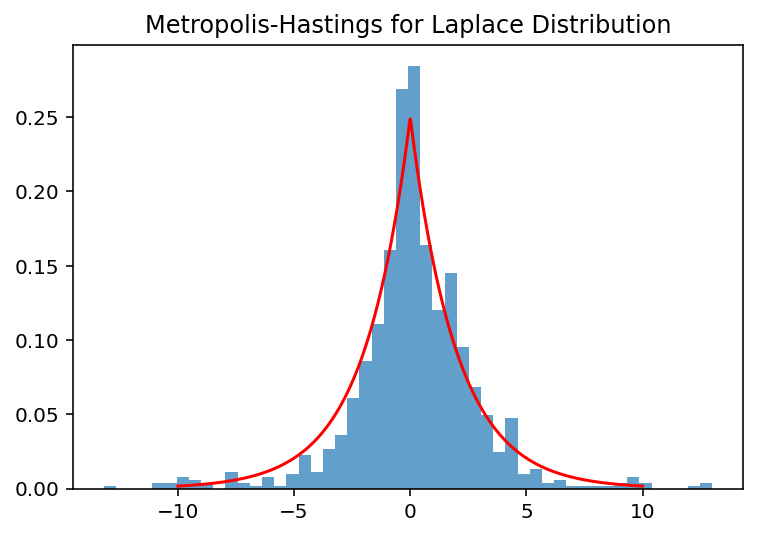

This figure's Python source:
#Metropolis-Hastings Algorithm for Laplace Distribution

import numpy as np
import matplotlib.pyplot as plt

# Metropolis-Hastings example for p(d) = (1/2*c) exp(-|d|/c)
def mh_laplace(n_samples, sigma, c):
    samples = [0]
    for _ in range(n_samples - 1):
        current = samples[-1] # last element in samples
        proposal = current + np.random.normal(0, sigma) 
        p_current = (1/(2*c)) * np.exp(-np.abs(current)/c)
        p_proposal = (1/(2*c)) * np.exp(-np.abs(proposal)/c)
        if np.random.uniform(0,1) < p_proposal / p_current:
            samples.append(proposal)
        else:
            samples.append(current)
    return np.array(samples)

samples = mh_laplace(1000, sigma=2, c=2)
plt.hist(samples, bins=50, density=True, alpha=0.7)
x = np.linspace(-10, 10, 1000)
p = (1/4) * np.exp(-np.abs(x)/2)  # c=2
plt.plot(x, p, 'r-')
plt.title('Metropolis-Hastings for Laplace Distribution')
plt.show()
